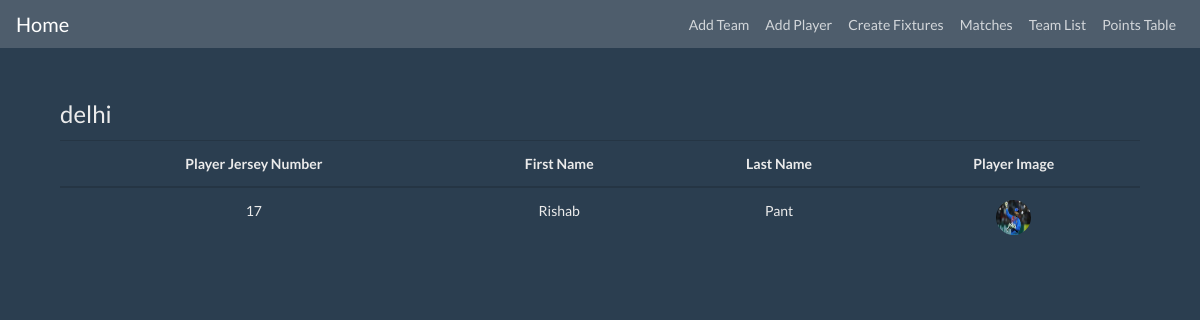
/single_players/4/, run on the app's committed database.
### cricapp/models.py (models this page shows, shortened)
class Team(models.Model):
    team_id = models.CharField(max_length=10,primary_key=True)
    team_name = models.CharField(max_length=30)
    team_logo = models.FileField()
    club_state = models.CharField(max_length=25)

class Player(models.Model):
    player_id = models.CharField(max_length=10,primary_key=True)
    first_name = models.CharField(max_length=30)
    last_name = models.CharField(max_length=30)
    player_image = models.FileField()
    player_jersey_number = models.IntegerField()
    player_country = models.CharField(max_length=25)
    player_team = models.ForeignKey(Team,on_delete=models.CASCADE)

### cricapp/views.py (the view)
# urls.py: path('single_players/<team_id>/',views.single_players,name="single_players"),
def single_players(request,team_id):
    team_players = Player.objects.filter(player_team__team_id=team_id)
    team_name = Team.objects.get(team_id=team_id)
    return render(request,'players_list.html',{'objects_list':team_players,'team_name':team_name})

### cricapp/templates/players_list.html
{% extends 'base.html' %}
{% block content %}
	<div class="container">
		<div class="mt-5 mb-5">
			<legend>{{team_name.team_name}}</legend>
			<table class="table table-hover text-center">
				<thead>
				<tr>
                    <th scope="col">Player Jersey Number</th>
					<th scope="col">First Name</th>
					<th scope="col">Last Name</th>
					<th scope="col">Player Image</th>
				</tr>
				</thead>
				{% for data in objects_list %}
				<tbody>
				<tr>
                    <td>{{data.player_jersey_number}}</td>
                    <td>{{data.first_name}}</td>
                    <td>{{data.last_name}}</td>
					<td><img style="border-radius: 50%;" height="35" width="35" src="{{data.player_image.url}}"/></td>
				</tr>
				</tbody>
				{% endfor %}
			</table>
		</div>
	</div>
{% endblock %}

### data on the page
Team: team_name "delhi"
Player: player_jersey_number "17", first_name "Rishab", last_name "Pant", player_image (picture)
